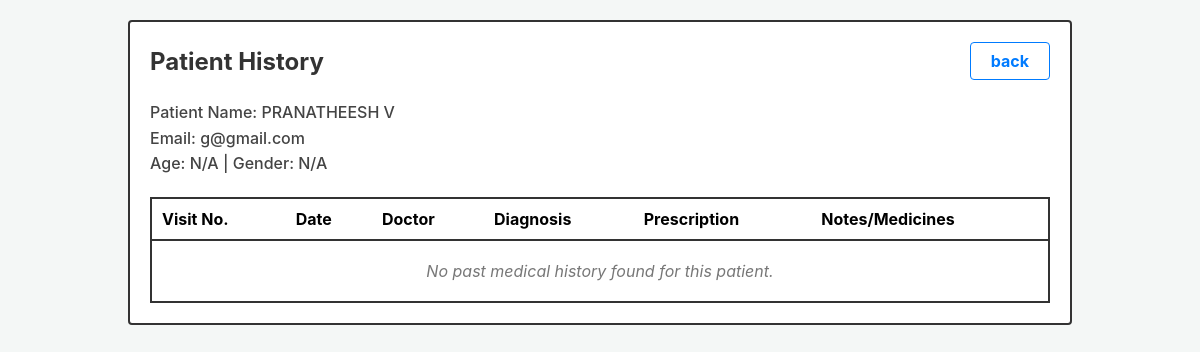
Page /admin/patient/history/view/2 on the earlier database version.
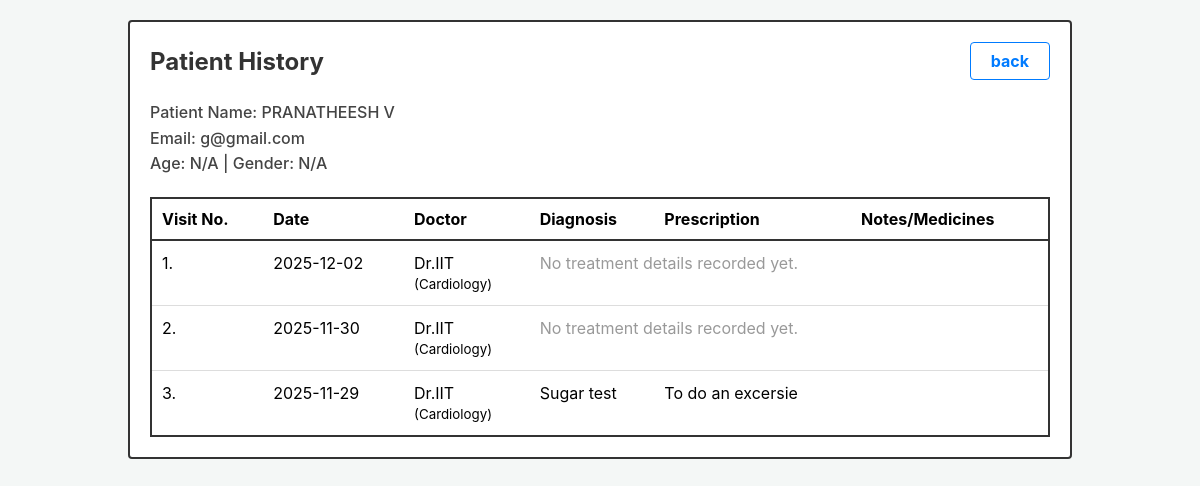
Same page on the later database version.
### models.py (models this page shows, shortened)
class Patient(db.Model, UserMixin):
    __tablename__ = 'patients'
    id = db.Column(db.Integer, primary_key=True)
    name = db.Column(db.String(120), nullable=False)
    email = db.Column(db.String(120), unique=True, nullable=False)
    password_hash = db.Column(db.String(200), nullable=False)
    age = db.Column(db.Integer)
    gender = db.Column(db.String(10))
    is_blacklisted = db.Column(db.Boolean, default=False, nullable=False)
    appointments = db.relationship('Appointment', backref='patient', lazy=True)

class Appointment(db.Model):
    __tablename__ = 'appointments'
    id = db.Column(db.Integer, primary_key=True)
    patient_id = db.Column(db.Integer, db.ForeignKey('patients.id'), nullable=False)
    doctor_id = db.Column(db.Integer, db.ForeignKey('doctors.id'), nullable=False)
    date = db.Column(db.Date, nullable=False)
    time = db.Column(db.Time, nullable=False)
    status = db.Column(db.String(50), nullable=False, default='Booked')
    treatment = db.relationship('Treatment', backref='appointment', uselist=False, cascade="all, delete-orphan")

class Doctor(db.Model, UserMixin):
    __tablename__ = 'doctors'
    id = db.Column(db.Integer, primary_key=True)
    name = db.Column(db.String(120), nullable=False)
    email = db.Column(db.String(120), unique=True, nullable=False)
    specialization = db.Column(db.String(120))
    department_id = db.Column(db.Integer, db.ForeignKey('departments.id'), nullable=True)
    bio = db.Column(db.Text, nullable=True)
    is_blacklisted = db.Column(db.Boolean, default=False, nullable=False)
    experience = db.Column(db.Integer, nullable=True)
    password_hash = db.Column(db.String(200), nullable=False, default='pbkdf2:sha256:dummy')
    appointments = db.relationship('Appointment', backref='doctor', lazy=True)
    availability = db.relationship('DoctorAvailability', backref='doctor', lazy=True)

class Department(db.Model):
    __tablename__ = 'departments'
    id = db.Column(db.Integer, primary_key=True)
    name = db.Column(db.String(100), unique=True, nullable=False)
    description = db.Column(db.Text)
    doctors = db.relationship('Doctor', backref='department', lazy=True)

class Treatment(db.Model):
    __tablename__ = 'treatments'
    id = db.Column(db.Integer, primary_key=True)
    appointment_id = db.Column(db.Integer, db.ForeignKey('appointments.id'), nullable=False)
    visit_type = db.Column(db.String(100), nullable=True)
    test_done = db.Column(db.String(200), nullable=True)
    diagnosis = db.Column(db.Text, nullable=True)
    prescription = db.Column(db.Text, nullable=True)
    medicines = db.Column(db.Text, nullable=True)
    created_at = db.Column(db.DateTime, default=datetime.utcnow)

### app.py (the view)
@app.route('/admin/patient/history/view/<int:patient_id>')
def admin_patient_history_view(patient_id):
    patient = db.get_or_404(Patient, patient_id)
    history = Appointment.query.filter(
        Appointment.patient_id == patient.id
    ).order_by(Appointment.date.desc()).all()
    return render_template('admin_patient_history.html', patient=patient, history=history)

### templates/admin_patient_history.html (shortened to what this page needs)
<!DOCTYPE html>
<html lang="en">
<head>
</head>
<body>
    <div class="container">
        <div class="header-row">
            <h2>Patient History</h2>
            <a href="{{ url_for('admin_dashboard') }}" class="btn-back">back</a>
        </div>
        <div class="patient-info">
            Patient Name: {{ patient.name }}<br>
            Email: {{ patient.email }}<br>
            Age: {{ patient.age if patient.age else 'N/A' }} | Gender: {{ patient.gender if patient.gender else 'N/A' }}
        </div>
        <table>
            <thead>
                <tr>
                    <th>Visit No.</th>
                    <th>Date</th>
                    <th>Doctor</th>
                    <th>Diagnosis</th>
                    <th>Prescription</th>
                    <th>Notes/Medicines</th>
                </tr>
            </thead>
            <tbody>
                {% for appt in history %}
                <tr>
                    <td>{{ loop.index }}.</td>
                    <td>{{ appt.date.strftime('%Y-%m-%d') }}</td>
                    <td>{{ appt.doctor.name }}<br><small>({{ appt.doctor.department.name }})</small></td>
                    {% if appt.treatment %}
                        <td>{{ appt.treatment.diagnosis }}</td>
                        <td>{{ appt.treatment.prescription }}</td>
                        <td>{{ appt.treatment.notes }}</td>
                    {% else %}
                        <td colspan="3" style="color: #999;">No treatment details recorded yet.</td>
                    {% endif %}
                </tr>
                {% else %}
                <tr>
                    <td colspan="6" class="empty-history">No past medical history found for this patient.</td>
                </tr>
                {% endfor %}
            </tbody>
        </table>
    </div>
</body>
</html>

### templates/admin_patient_history.html (style rules this page uses)
body { font-family: -apple-system, BlinkMacSystemFont, "Segoe UI", Roboto, "Helvetica Neue", Arial, sans-serif; background-color: #f4f7f6; margin: 20px; }
.container { max-width: 900px; margin: 0 auto; background: #fff; border: 2px solid #333; border-radius: 4px; padding: 20px; position: relative; }
.header-row { display: flex; justify-content: space-between; align-items: center; margin-bottom: 20px; }
h2 { margin: 0; color: #333; }
.btn-back { padding: 8px 20px; background-color: #fff; border: 1px solid #007bff; color: #007bff; text-decoration: none; border-radius: 4px; font-weight: bold; transition: 0.2s; }
.patient-info { margin-bottom: 20px; line-height: 1.6; color: #444; font-weight: 500; }
table { width: 100%; border-collapse: collapse; border: 2px solid #333; }
th { border-bottom: 2px solid #333; padding: 10px; text-align: left; font-weight: bold; }
td { padding: 12px 10px; vertical-align: top; }
tr:not(:last-child) { border-bottom: 1px solid #ddd; }

Differences in the rows shown:
added Appointment: date "2025-12-02", doctor.name "Dr.IIT", doctor.department.name "Cardiology", shows "No treatment details recorded yet."
added Appointment: date "2025-11-30", doctor.name "Dr.IIT", doctor.department.name "Cardiology", shows "No treatment details recorded yet."
added Appointment: date "2025-11-29", doctor.name "Dr.IIT", doctor.department.name "Cardiology", treatment.diagnosis "Sugar test", treatment.prescription "To do an excersie"
Other differences:
text no longer shown: "No past medical history found for this patient."
